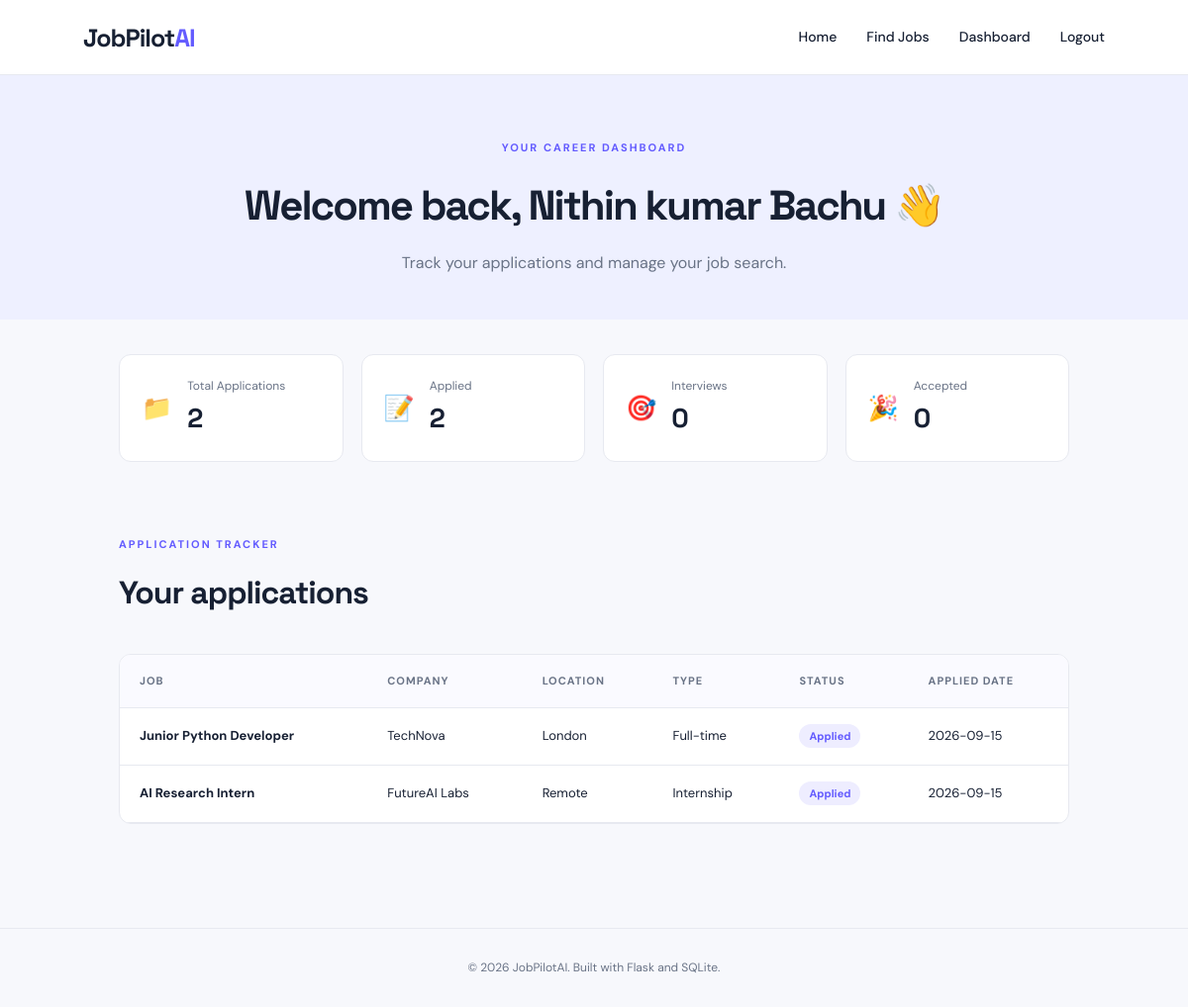
The app's page /dashboard (signed in) with its own data.
### tables this page shows
CREATE TABLE applications (
            id INTEGER PRIMARY KEY AUTOINCREMENT,
            user_id INTEGER NOT NULL,
            job_id INTEGER NOT NULL,
            status TEXT DEFAULT 'Applied',
            applied_date TIMESTAMP DEFAULT CURRENT_TIMESTAMP,
            FOREIGN KEY(user_id) REFERENCES users(id),
            FOREIGN KEY(job_id) REFERENCES jobs(id)
        );

CREATE TABLE jobs (
            id INTEGER PRIMARY KEY AUTOINCREMENT,
            title TEXT NOT NULL,
            company TEXT NOT NULL,
            location TEXT NOT NULL,
            job_type TEXT NOT NULL,
            salary TEXT NOT NULL,
            description TEXT NOT NULL
        );

### app.py (the view)
@app.route("/dashboard")
@login_required
def dashboard():
    user_id = session["user_id"]
    conn = get_db()
    applications = conn.execute("""
        SELECT
            applications.id,
            applications.status,
            applications.applied_date,
            jobs.title,
            jobs.company,
            jobs.location,
            jobs.job_type
        FROM applications
        JOIN jobs ON applications.job_id = jobs.id
        WHERE applications.user_id = ?
        ORDER BY applications.applied_date DESC
    """, (user_id,)).fetchall()
    total_applications = len(applications)
    applied_count = sum(
        1 for app_item in applications
        if app_item["status"] == "Applied"
    )
    interview_count = sum(
        1 for app_item in applications
        if app_item["status"] == "Interview"
    )
    accepted_count = sum(
        1 for app_item in applications
        if app_item["status"] == "Accepted"
    )
    conn.close()
    return render_template(
        "dashboard.html",
        applications=applications,
        total_applications=total_applications,
        applied_count=applied_count,
        interview_count=interview_count,
        accepted_count=accepted_count
    )

### app.py (called while the page is built)
def get_db():
    conn = sqlite3.connect(DATABASE)
    conn.row_factory = sqlite3.Row
    return conn

def login_required(f):
    @wraps(f)
    def decorated_function(*args, **kwargs):
        if "user_id" not in session:
            flash("Please login first.", "warning")
            return redirect(url_for("login"))
        return f(*args, **kwargs)
    return decorated_function

### templates/dashboard.html (shortened to what this page needs)
{% extends "base.html" %}
{% block content %}
<section class="page-header dashboard-header">
    <p class="hero-label">YOUR CAREER DASHBOARD</p>
    <h1>Welcome back, {{ session["user_name"] }} 👋</h1>
    <p>Track your applications and manage your job search.</p>
</section>
<section class="stats-grid">
    <div class="stat-card">
        <div class="stat-icon">📁</div>
        <div>
            <p>Total Applications</p>
            <h2>{{ total_applications }}</h2>
        </div>
    </div>
    <div class="stat-card">
        <div class="stat-icon">📝</div>
        <div>
            <p>Applied</p>
            <h2>{{ applied_count }}</h2>
        </div>
    </div>
    <div class="stat-card">
        <div class="stat-icon">🎯</div>
        <div>
            <p>Interviews</p>
            <h2>{{ interview_count }}</h2>
        </div>
    </div>
    <div class="stat-card">
        <div class="stat-icon">🎉</div>
        <div>
            <p>Accepted</p>
            <h2>{{ accepted_count }}</h2>
        </div>
    </div>
</section>
<section class="applications-section">
    <div class="section-heading">
        <p class="hero-label">APPLICATION TRACKER</p>
        <h2>Your applications</h2>
    </div>
    {% if applications %}
    <div class="application-table-container">
        <table>
            <thead>
                <tr>
                    <th>Job</th>
                    <th>Company</th>
                    <th>Location</th>
                    <th>Type</th>
                    <th>Status</th>
                    <th>Applied Date</th>
                </tr>
            </thead>
            <tbody>
                {% for application in applications %}
                <tr>
                    <td>
                        <strong>{{ application["title"] }}</strong>
                    </td>
                    <td>{{ application["company"] }}</td>
                    <td>{{ application["location"] }}</td>
                    <td>{{ application["job_type"] }}</td>
                    <td>
                        <span class="status {{ application['status']|lower|replace(' ', '-') }}">
                            {{ application["status"] }}
                        </span>
                    </td>
                    <td>{{ application["applied_date"][:10] }}</td>
                </tr>
                {% endfor %}
            </tbody>
        </table>
    </div>
    {% endif %}
</section>
{% endblock %}

### static/css/style.css (style rules this page uses)
:root { --primary: #635bff; --primary-dark: #5048d8; --text: #172033; --muted: #697386; --background: #f7f8fc; --white: #ffffff; --border: #e7e9f0; --success: #198754; }
* { margin: 0; padding: 0; box-sizing: border-box; }
body { font-family: 'DM Sans', sans-serif; color: var(--text); background: var(--background); line-height: 1.6; }
.hero-label { color: var(--primary); font-size: 11px; letter-spacing: 2px; font-weight: 700; margin-bottom: 15px; }
.features-section, .jobs-preview, .jobs-section, .applications-section { padding: 75px 10%; }
.section-heading { margin-bottom: 35px; }
.section-heading h2 { font-family: 'Space Grotesk', sans-serif; font-size: 32px; letter-spacing: -1px; }
.page-header { text-align: center; padding: 65px 20px 45px; background: #eef0ff; }
.page-header h1 { font-family: 'Space Grotesk', sans-serif; font-size: 42px; letter-spacing: -2px; margin-bottom: 12px; }
.page-header p:last-child { color: var(--muted); }
.stats-grid { padding: 35px 10% 0; display: grid; grid-template-columns: repeat(4, 1fr); gap: 18px; }
.stat-card { background: white; border: 1px solid var(--border); border-radius: 12px; padding: 22px; display: flex; align-items: center; gap: 15px; }
.stat-icon { font-size: 25px; }
.stat-card p { color: var(--muted); font-size: 12px; }
.stat-card h2 { font-family: 'Space Grotesk', sans-serif; font-size: 27px; }
.application-table-container { background: white; border: 1px solid var(--border); border-radius: 12px; overflow-x: auto; }
table { width: 100%; border-collapse: collapse; min-width: 750px; }
th, td { text-align: left; padding: 18px 20px; border-bottom: 1px solid var(--border); font-size: 13px; }
th { background: #fafaff; color: var(--muted); font-size: 11px; text-transform: uppercase; letter-spacing: 1px; }
.status { padding: 5px 10px; border-radius: 20px; background: #eeedff; color: var(--primary); font-size: 11px; font-weight: 700; }

### records on screen
applications: title "Junior Python Developer", company "TechNova", location "London", job_type "Full-time", status "Applied", applied_date "2026-09-15"
applications: title "AI Research Intern", company "FutureAI Labs", location "Remote", job_type "Internship", status "Applied", applied_date "2026-09-15"

### other values on screen
{{ session["user_name"] }} "Nithin kumar Bachu"
{{ total_applications }} "2"
{{ applied_count }} "2"
{{ interview_count }} "0"
{{ accepted_count }} "0"
